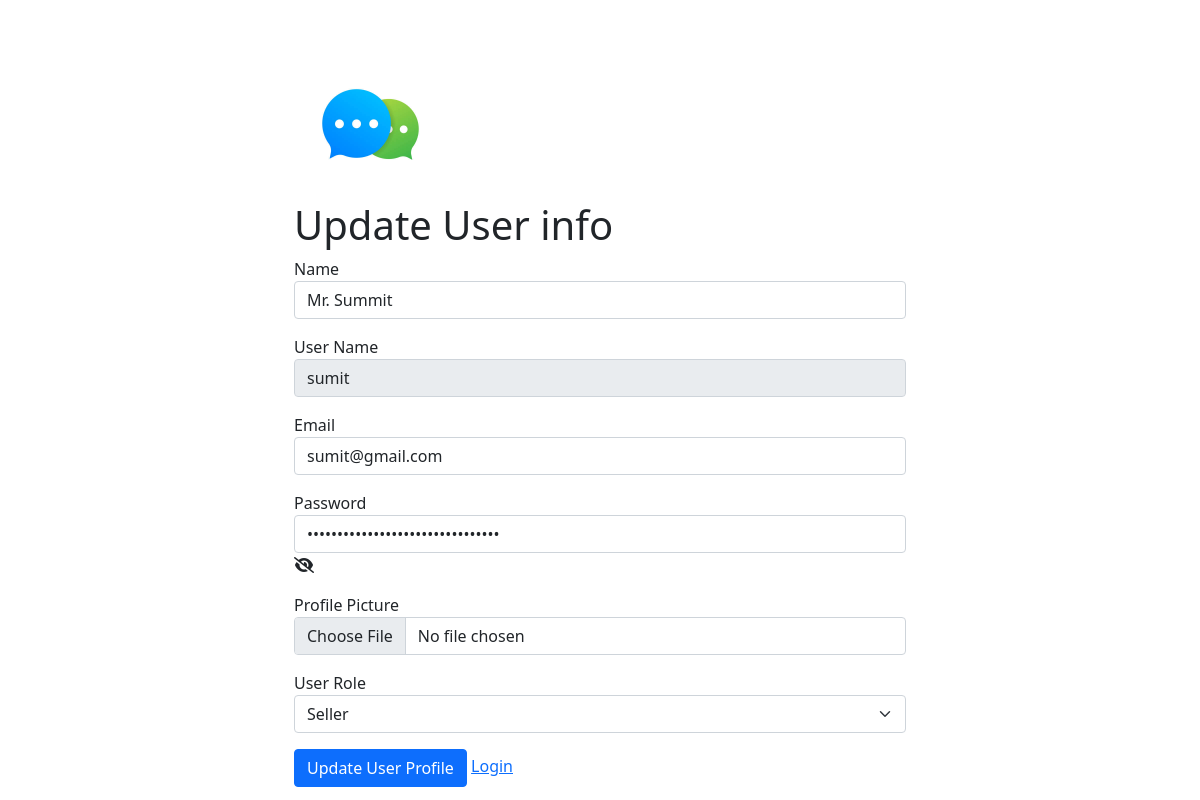
/update_user_profile.php?u_id=2&action=edit (signed in), run on the app's committed database.
### tables this page shows
CREATE TABLE `users` (
  `user_id` int(11) NOT NULL,
  `name` varchar(128) NOT NULL,
  `user_name` varchar(128) NOT NULL,
  `email` varchar(128) NOT NULL,
  `password` varchar(128) NOT NULL,
  `profile_img` varchar(128) NOT NULL,
  `user_role` varchar(156) NOT NULL,
  `last_seen` datetime NOT NULL
);

### update_user_profile.php (the view, shortened to what this page needs)
<?php
include("app/db.php");
if(isset($_GET['action'])=="edit_user"){
	$u_id= $_GET['u_id'];
	$query = "SELECT * FROM users WHERE user_id='$u_id'";
    $user=mysqli_query($con,$query);
    $userdata=mysqli_fetch_array($user);
}
?>
<!DOCTYPE html>
<html>
<head>
    <link rel="stylesheet" href="https://cdnjs.cloudflare.com/ajax/libs/font-awesome/6.1.1/css/all.min.css">
    <link rel="stylesheet" type="text/css" href="css/style.css">
    <link rel="stylesheet" type="text/css" href="css/bootstrap5.css">
</head>
<body class="d-flex justify-content-center align-item-center vh-100">
    <div class="w-300 p-5 shadow-rounded">
        <form method="post" enctype="multipart/form-data">
            <div class="d-flex justify-content-center align-item-center flex-column">
                <img src="img/chat.png" class="w-25">
                <h3 class="display-4 fs-1 text-align-center">Update User info</h3>
            </div>
            <div class="mb-3 form-group user-name">
                <label>Name</label>
                <input type="text" class="form-control" name="name" value="<?php echo $userdata['name'];?>">
            </div>
            <div class="mb-3 form-group user-name">
                <label>User Name</label>
                <input type="text" class="form-control" name="user_name" value="<?php echo $userdata['user_name'];?>" readonly>
            </div>
            <div class="mb-3 form-group user-name">
                <label>Email</label>
                <input type="text" class="form-control" name="email" value="<?php echo $userdata['email']?>">
            </div>
            <div class="mb-3 form-group user-password">
                <label>Password</label>
                <input type="password" class="form-control" id="User_pass" name="password" value="<?php echo $userdata['password'];?>">
                <i class="fas fa-eye-slash" id="togglePassword"></i>
            </div>
            <div class="mb-3 form-group">
                <label>Profile Picture</label>
                <input type="file" class="form-control" name="profile_img">
            </div>
            <div class="mb-3 form-group">
                <label>User Role</label>
                <select class="form-select" name="user_role"aria-label="Default select example">
                  <?php if($userdata['user_role']=='Buyer'){?>
                  	<option value="Buyer" selected>Buyer</option>
                  	<option value="Seller">Seller</option>
                  <?php } else{?>
                  	<option value="Seller" selected>Seller</option>
          			<?php } ?>
                </select>
            </div>
            <div class="mb-3 form-group">
                <button type="submit" name="update_user" class="btn btn-primary">Update User Profile</button>
                <a href="login.php" class="">Login</a>
            </div>
        </form>
    </div>
</body>
</html>

### data on the page
users: name "Mr. Summit", user_name "sumit", email "sumit@gmail.com", user_role "Seller"
